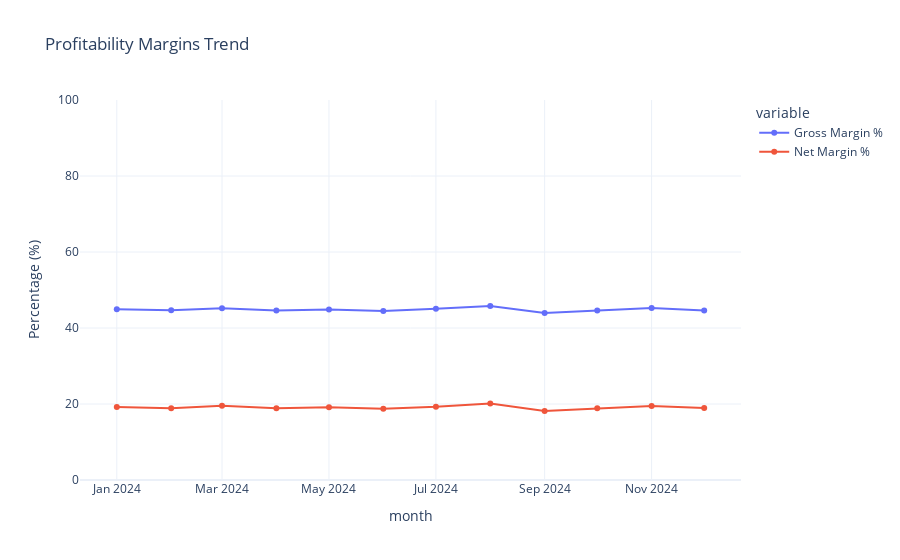

Here is the notebook cell this chart was saved with:
### Markdown cell above
## 3. Margin Analysis
A sustainable business needs stable margins. Variations in Net Margin usually signal rising operating costs.

### Code cell
fig = px.line(is_df, y=['Gross Margin %', 'Net Margin %'], 
              title='Profitability Margins Trend',
              labels={'value': 'Percentage (%)', 'index': 'Month'},
              markers=True)
fig.update_layout(yaxis_range=[0, 100])
fig.show()

### Figure 1 — Plotly figure (JSON) as saved in the notebook; plotly's stock layout.template omitted (floating-point values rounded to 4 significant figures)
{"data": [{"hovertemplate": "variable=Gross Margin %<br>month=%{x}<br>Percentage (%)=%{y}<extra></extra>", "legendgroup": "Gross Margin %", "line": {"color": "#636efa", "dash": "solid"}, "marker": {"symbol": "circle"}, "mode": "lines+markers", "name": "Gross Margin %", "orientation": "v", "showlegend": true, "type": "scatter", "x": ["2024-01-01T00:00:00.000000000", "2024-02-01T00:00:00.000000000", "2024-03-01T00:00:00.000000000", "2024-04-01T00:00:00.000000000", "2024-05-01T00:00:00.000000000", "2024-06-01T00:00:00.000000000", "2024-07-01T00:00:00.000000000", "2024-08-01T00:00:00.000000000", "2024-09-01T00:00:00.000000000", "2024-10-01T00:00:00.000000000", "2024-11-01T00:00:00.000000000", "2024-12-01T00:00:00.000000000"], "xaxis": "x", "y": [44.92, 44.65, 45.18, 44.63, 44.85, 44.45, 45.08, 45.81, 43.92, 44.62, 45.27, 44.6], "yaxis": "y"}, {"hovertemplate": "variable=Net Margin %<br>month=%{x}<br>Percentage (%)=%{y}<extra></extra>", "legendgroup": "Net Margin %", "line": {"color": "#EF553B", "dash": "solid"}, "marker": {"symbol": "circle"}, "mode": "lines+markers", "name": "Net Margin %", "orientation": "v", "showlegend": true, "type": "scatter", "x": ["2024-01-01T00:00:00.000000000", "2024-02-01T00:00:00.000000000", "2024-03-01T00:00:00.000000000", "2024-04-01T00:00:00.000000000", "2024-05-01T00:00:00.000000000", "2024-06-01T00:00:00.000000000", "2024-07-01T00:00:00.000000000", "2024-08-01T00:00:00.000000000", "2024-09-01T00:00:00.000000000", "2024-10-01T00:00:00.000000000", "2024-11-01T00:00:00.000000000", "2024-12-01T00:00:00.000000000"], "xaxis": "x", "y": [19.23, 18.89, 19.52, 18.87, 19.11, 18.73, 19.26, 20.16, 18.17, 18.88, 19.47, 18.92], "yaxis": "y"}], "layout": {"legend": {"title": {"text": "variable"}, "tracegroupgap": 0}, "title": {"text": "Profitability Margins Trend"}, "xaxis": {"anchor": "y", "domain": [0.0, 1.0], "title": {"text": "month"}}, "yaxis": {"anchor": "x", "domain": [0.0, 1.0], "range": [0, 100], "title": {"text": "Percentage (%)"}}}}
